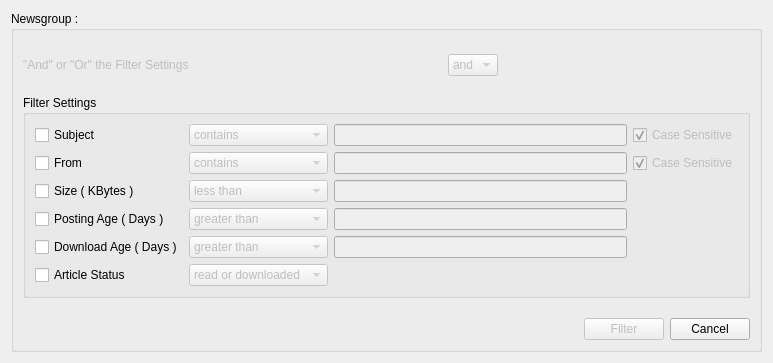
<?xml version="1.0" encoding="UTF-8"?>
<ui version="4.0">
 <class>ArticleFilterDialog</class>
 <widget class="QDialog" name="ArticleFilterDialog">
  <property name="geometry">
   <rect>
    <x>0</x>
    <y>0</y>
    <width>773</width>
    <height>363</height>
   </rect>
  </property>
  <property name="windowTitle">
   <string>Filter Articles</string>
  </property>
  <layout class="QVBoxLayout" name="verticalLayout">
   <item>
    <widget class="QGroupBox" name="fullGroupBox">
     <property name="title">
      <string>Newsgroup : </string>
     </property>
     <layout class="QVBoxLayout" name="verticalLayout_2">
      <item>
       <spacer name="verticalSpacer">
        <property name="orientation">
         <enum>Qt::Vertical</enum>
        </property>
        <property name="sizeHint" stdset="0">
         <size>
          <width>20</width>
          <height>40</height>
         </size>
        </property>
       </spacer>
      </item>
      <item>
       <layout class="QHBoxLayout" name="horizontalLayout_3">
        <item>
         <widget class="QLabel" name="andOrLabel">
          <property name="enabled">
           <bool>false</bool>
          </property>
          <property name="text">
           <string>&quot;And&quot; or &quot;Or&quot; the Filter Settings</string>
          </property>
         </widget>
        </item>
        <item>
         <spacer name="horizontalSpacer_4">
          <property name="orientation">
           <enum>Qt::Horizontal</enum>
          </property>
          <property name="sizeHint" stdset="0">
           <size>
            <width>40</width>
            <height>20</height>
           </size>
          </property>
         </spacer>
        </item>
        <item>
         <widget class="QComboBox" name="AndComboBox">
          <property name="enabled">
           <bool>false</bool>
          </property>
          <item>
           <property name="text">
            <string>and</string>
           </property>
          </item>
          <item>
           <property name="text">
            <string>or</string>
           </property>
          </item>
         </widget>
        </item>
        <item>
         <spacer name="horizontalSpacer_6">
          <property name="orientation">
           <enum>Qt::Horizontal</enum>
          </property>
          <property name="sizeHint" stdset="0">
           <size>
            <width>40</width>
            <height>20</height>
           </size>
          </property>
         </spacer>
        </item>
       </layout>
      </item>
      <item>
       <spacer name="verticalSpacer_4">
        <property name="orientation">
         <enum>Qt::Vertical</enum>
        </property>
        <property name="sizeHint" stdset="0">
         <size>
          <width>20</width>
          <height>40</height>
         </size>
        </property>
       </spacer>
      </item>
      <item>
       <widget class="QGroupBox" name="groupBox_2">
        <property name="title">
         <string>Filter Settings</string>
        </property>
        <layout class="QGridLayout" name="gridLayout">
         <item row="0" column="0">
          <widget class="QCheckBox" name="subjectCheckBox">
           <property name="text">
            <string>Subject</string>
           </property>
          </widget>
         </item>
         <item row="0" column="1">
          <widget class="QComboBox" name="subjectComboBox">
           <property name="enabled">
            <bool>false</bool>
           </property>
           <item>
            <property name="text">
             <string>contains</string>
            </property>
           </item>
           <item>
            <property name="text">
             <string>equals</string>
            </property>
           </item>
          </widget>
         </item>
         <item row="0" column="2">
          <widget class="QLineEdit" name="subjectLineEdit">
           <property name="enabled">
            <bool>false</bool>
           </property>
          </widget>
         </item>
         <item row="0" column="3">
          <widget class="QCheckBox" name="subjectCaseSensitiveCheckBox">
           <property name="enabled">
            <bool>false</bool>
           </property>
           <property name="toolTip">
            <string>Should 'subject' filter be case sensitive</string>
           </property>
           <property name="text">
            <string>Case Sensitive</string>
           </property>
           <property name="checked">
            <bool>true</bool>
           </property>
          </widget>
         </item>
         <item row="1" column="0">
          <widget class="QCheckBox" name="authorCheckBox">
           <property name="text">
            <string>From</string>
           </property>
          </widget>
         </item>
         <item row="1" column="1">
          <widget class="QComboBox" name="authorComboBox">
           <property name="enabled">
            <bool>false</bool>
           </property>
           <item>
            <property name="text">
             <string>contains</string>
            </property>
           </item>
           <item>
            <property name="text">
             <string>equals</string>
            </property>
           </item>
          </widget>
         </item>
         <item row="1" column="2">
          <widget class="QLineEdit" name="authorLineEdit">
           <property name="enabled">
            <bool>false</bool>
           </property>
          </widget>
         </item>
         <item row="1" column="3">
          <widget class="QCheckBox" name="fromCaseSensitiveCheckBox">
           <property name="enabled">
            <bool>false</bool>
           </property>
           <property name="toolTip">
            <string>Should 'from' filter be case sensitive</string>
           </property>
           <property name="text">
            <string>Case Sensitive</string>
           </property>
           <property name="checked">
            <bool>true</bool>
           </property>
          </widget>
         </item>
         <item row="2" column="0">
          <widget class="QCheckBox" name="kbytesCheckBox">
           <property name="text">
            <string>Size ( KBytes )</string>
           </property>
          </widget>
         </item>
         <item row="2" column="1">
          <widget class="QComboBox" name="kbytesComboBox">
           <property name="enabled">
            <bool>false</bool>
           </property>
           <item>
            <property name="text">
             <string>less than</string>
            </property>
           </item>
           <item>
            <property name="text">
             <string>greater than</string>
            </property>
           </item>
           <item>
            <property name="text">
             <string>equals</string>
            </property>
           </item>
          </widget>
         </item>
         <item row="2" column="2">
          <widget class="QLineEdit" name="kbytesLineEdit">
           <property name="enabled">
            <bool>false</bool>
           </property>
          </widget>
         </item>
         <item row="3" column="0">
          <widget class="QCheckBox" name="ageCheckBox">
           <property name="text">
            <string>Posting Age ( Days )</string>
           </property>
          </widget>
         </item>
         <item row="3" column="1">
          <widget class="QComboBox" name="ageComboBox">
           <property name="enabled">
            <bool>false</bool>
           </property>
           <item>
            <property name="text">
             <string>greater than</string>
            </property>
           </item>
           <item>
            <property name="text">
             <string>less than</string>
            </property>
           </item>
           <item>
            <property name="text">
             <string>equals</string>
            </property>
           </item>
          </widget>
         </item>
         <item row="3" column="2">
          <widget class="QLineEdit" name="ageLineEdit">
           <property name="enabled">
            <bool>false</bool>
           </property>
          </widget>
         </item>
         <item row="4" column="0">
          <widget class="QCheckBox" name="downloadAgeCheckBox">
           <property name="text">
            <string>Download Age ( Days )</string>
           </property>
          </widget>
         </item>
         <item row="4" column="1">
          <widget class="QComboBox" name="downloadAgeComboBox">
           <property name="enabled">
            <bool>false</bool>
           </property>
           <item>
            <property name="text">
             <string>greater than</string>
            </property>
           </item>
           <item>
            <property name="text">
             <string>less than</string>
            </property>
           </item>
           <item>
            <property name="text">
             <string>equals</string>
            </property>
           </item>
          </widget>
         </item>
         <item row="4" column="2">
          <widget class="QLineEdit" name="downloadAgeLineEdit">
           <property name="enabled">
            <bool>false</bool>
           </property>
          </widget>
         </item>
         <item row="5" column="0">
          <widget class="QCheckBox" name="readCheckBox">
           <property name="text">
            <string>Article Status</string>
           </property>
          </widget>
         </item>
         <item row="5" column="1">
          <widget class="QComboBox" name="readComboBox">
           <property name="enabled">
            <bool>false</bool>
           </property>
           <item>
            <property name="text">
             <string>read or downloaded</string>
            </property>
           </item>
           <item>
            <property name="text">
             <string>new</string>
            </property>
           </item>
          </widget>
         </item>
        </layout>
       </widget>
      </item>
      <item>
       <spacer name="verticalSpacer_3">
        <property name="orientation">
         <enum>Qt::Vertical</enum>
        </property>
        <property name="sizeHint" stdset="0">
         <size>
          <width>20</width>
          <height>40</height>
         </size>
        </property>
       </spacer>
      </item>
      <item>
       <layout class="QHBoxLayout" name="horizontalLayout">
        <item>
         <spacer name="horizontalSpacer">
          <property name="orientation">
           <enum>Qt::Horizontal</enum>
          </property>
          <property name="sizeHint" stdset="0">
           <size>
            <width>40</width>
            <height>20</height>
           </size>
          </property>
         </spacer>
        </item>
        <item>
         <widget class="QPushButton" name="filterPushButton">
          <property name="enabled">
           <bool>false</bool>
          </property>
          <property name="text">
           <string>Filter</string>
          </property>
         </widget>
        </item>
        <item>
         <widget class="QPushButton" name="cancelPushButton">
          <property name="text">
           <string>Cancel</string>
          </property>
         </widget>
        </item>
       </layout>
      </item>
     </layout>
    </widget>
   </item>
  </layout>
 </widget>
 <resources/>
 <connections/>
</ui>
